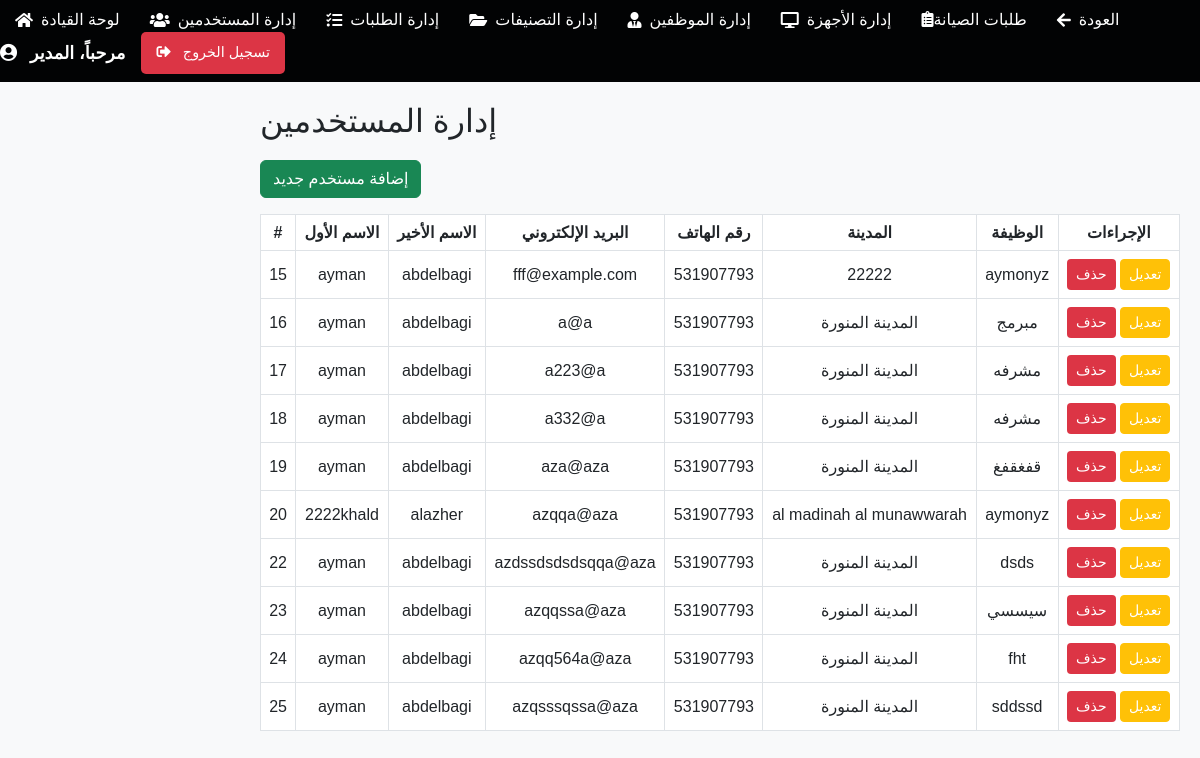
The app's page /admin/admin_user.php (signed in) with its own data.
### tables this page shows
CREATE TABLE `user` (
  `id` int NOT NULL,
  `first_name` varchar(255) NOT NULL,
  `last_name` varchar(255) NOT NULL,
  `email` varchar(255) NOT NULL,
  `password` varchar(255) NOT NULL,
  `gender` varchar(255) NOT NULL,
  `birth_date` date NOT NULL,
  `phone` int NOT NULL,
  `city` varchar(255) NOT NULL,
  `job_title` varchar(255) NOT NULL,
  `created_at` timestamp NOT NULL DEFAULT CURRENT_TIMESTAMP ON UPDATE CURRENT_TIMESTAMP
);

### admin/admin_user.php (the view, shortened to what this page needs)
<?php
include '../db.php';
include 'amin-Header.php';
$users = [];
try {
    $userQuery = $conn->query("SELECT * FROM user");
    while ($row = $userQuery->fetch_assoc()) {
        $users[] = $row;
    }
} catch (Exception $e) {
    echo "Error: " . $e->getMessage();
}
?>
<!DOCTYPE html>
<html lang="en">
<head>
    <link href="https://cdn.jsdelivr.net/npm/bootstrap@5.3.0-alpha3/dist/css/bootstrap.min.css" rel="stylesheet">
</head>
<body>
    <div class="main-content">
        <h2>إدارة المستخدمين</h2>
        <div class="table-container">
            <button class="btn btn-success mb-3" data-bs-toggle="modal" data-bs-target="#addUserModal">إضافة مستخدم جديد</button>
            <table class="table table-bordered">
                <thead>
                    <tr>
                        <th>#</th>
                        <th>الاسم الأول</th>
                        <th>الاسم الأخير</th>
                        <th>البريد الإلكتروني</th>
                        <th>رقم الهاتف</th>
                        <th>المدينة</th>
                        <th>الوظيفة</th>
                        <th>الإجراءات</th>
                    </tr>
                </thead>
                <tbody>
                    <?php foreach ($users as $user): ?>
                        <tr>
                            <td><?= $user['id']; ?></td>
                            <td><?= htmlspecialchars($user['first_name']); ?></td>
                            <td><?= htmlspecialchars($user['last_name']); ?></td>
                            <td><?= htmlspecialchars($user['email']); ?></td>
                            <td><?= htmlspecialchars($user['phone']); ?></td>
                            <td><?= htmlspecialchars($user['city']); ?></td>
                            <td><?= htmlspecialchars($user['job_title']); ?></td>
                            <td>
                                <a href="?delete_user=<?= $user['id']; ?>" class="btn btn-delete btn-sm">حذف</a>
                                <button class="btn btn-warning btn-sm" data-bs-toggle="modal" data-bs-target="#editUserModal<?= $user['id']; ?>">تعديل</button>
                            </td>
                        </tr>
                    <?php endforeach; ?>
                </tbody>
            </table>
        </div>
    </div>
</body>
</html>

### admin/amin-Header.php (style rules this page uses)
body { background-color: #020304; font-family: 'Tajawal', sans-serif; }
.main-content { padding: 30px; }
.btn-success, .btn-warning, .btn-delete { border-radius: 5px; font-size: 0.9rem; }
.btn-delete { background-color: #dc3545; color: #fff; }
table { border-collapse: separate; border-spacing: 0 10px; }
table thead th { background-color: #343a40; color: #fff; text-align: center; }
table tbody tr { background-color: #fff; transition: transform 0.2s ease; }
table td, table th { vertical-align: middle; text-align: center; }

### admin/admin_user.php (style rules this page uses)
body { background-color: #f8f9fa; font-family: 'Heebo', sans-serif; }
.main-content { margin-left: 20%; padding: 20px; }
.table-container { margin-top: 20px; }
.btn-delete { background-color: #dc3545; color: #fff; }
.btn-warning { background-color: #ffc107; color: #fff; }

### records on screen
user: id "15", first_name "ayman", last_name "abdelbagi", email "fff@example.com", phone "531907793", city "22222", job_title "aymonyz"
user: id "16", first_name "ayman", last_name "abdelbagi", email "a@a", phone "531907793", city "المدينة المنورة", job_title "مبرمج"
user: id "17", first_name "ayman", last_name "abdelbagi", email "a223@a", phone "531907793", city "المدينة المنورة", job_title "مشرفه"
user: id "18", first_name "ayman", last_name "abdelbagi", email "a332@a", phone "531907793", city "المدينة المنورة", job_title "مشرفه"
user: id "19", first_name "ayman", last_name "abdelbagi", email "aza@aza", phone "531907793", city "المدينة المنورة", job_title "قفغقفغ"
user: id "20", first_name "2222khald", last_name "alazher", email "azqqa@aza", phone "531907793", city "al madinah al munawwarah", job_title "aymonyz"
user: id "22", first_name "ayman", last_name "abdelbagi", email "azdssdsdsdsqqa@aza", phone "531907793", city "المدينة المنورة", job_title "dsds"
user: id "23", first_name "ayman", last_name "abdelbagi", email "azqqssa@aza", phone "531907793", city "المدينة المنورة", job_title "سيسسي"
user: id "24", first_name "ayman", last_name "abdelbagi", email "azqq564a@aza", phone "531907793", city "المدينة المنورة", job_title "fht"
user: id "25", first_name "ayman", last_name "abdelbagi", email "azqsssqssa@aza", phone "531907793", city "المدينة المنورة", job_title "sddssd"
